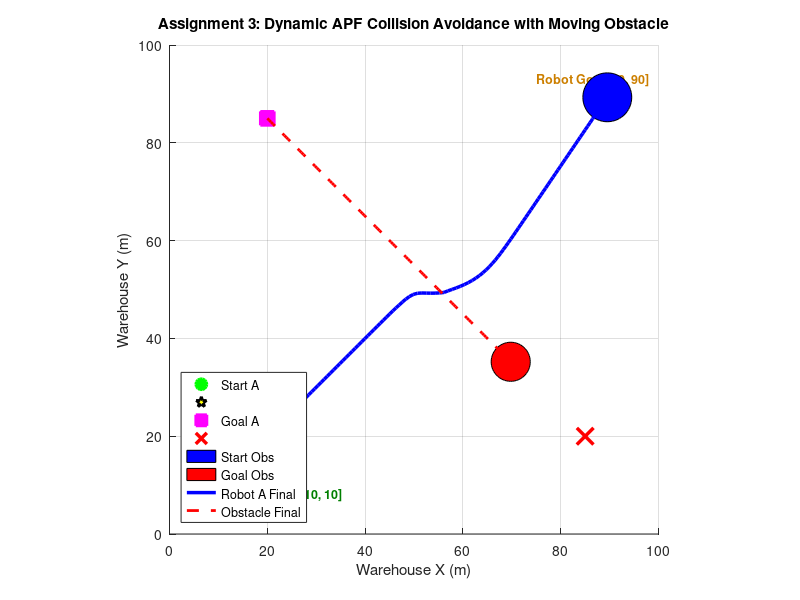

Here is the MATLAB script that generated this plot:
function assignment3_moving_obstacle
    % CS359: Artificial Intelligence for Robotics - Lab Assignment 11
    % Assignment 3: Robot Navigation with a Moving Obstacle
    % Real-world application: Collision avoidance in shared robot workspaces
    %
    % Problem Statement: Develop a dynamic APF simulation in which an autonomous
    % robot avoids a moving obstacle while continuing toward its goal.

    global radius;
    clear M; close all;
    maxSimTime = 1000;
    radius = 5;
    radius_obs = 4;
    figure('Name', 'Assignment 3: Dynamic APF with Moving Obstacle', 'NumberTitle', 'off');
    axis([0 100 0 100]);
    axis equal;
    grid on;
    hold on;
    xlabel('Warehouse X (m)');
    ylabel('Warehouse Y (m)');
    title('Assignment 3: Dynamic APF Collision Avoidance with Moving Obstacle');

    % Positions
    startA = [10, 10];
    goalA = [90, 90];
    startObs = [20, 85];
    goalObs = [85, 20];

    k_att = 1.0;
    k_rep_dyn = 300.0;
    rho_0 = 24.0;
    v_max = 1.8;
    v_obs = 1.1;
    dt = 0.5;
    goal_thresh = 1.2;

    % Static markers
    plot(startA(1), startA(2), 'go', 'MarkerSize', 12, 'LineWidth', 2, 'MarkerFaceColor', 'g');
    text(startA(1)+2, startA(2)-2, 'Robot Start [10, 10]', 'FontSize', 9, 'FontWeight', 'bold', 'Color', [0 0.5 0]);
    plot(goalA(1), goalA(2), 'kp', 'MarkerSize', 16, 'LineWidth', 2, 'MarkerFaceColor', 'y');
    text(goalA(1)-15, goalA(2)+3, 'Robot Goal [90, 90]', 'FontSize', 9, 'FontWeight', 'bold', 'Color', [0.8 0.5 0]);

    plot(startObs(1), startObs(2), 'ms', 'MarkerSize', 10, 'LineWidth', 2, 'MarkerFaceColor', 'm');
    plot(goalObs(1), goalObs(2), 'rx', 'MarkerSize', 12, 'LineWidth', 2.5);

    posA = startA;
    posObs = startObs;
    obs_dir = (goalObs - startObs) / norm(goalObs - startObs);

    trajA = posA;
    trajObs = posObs;
    notMovingA = 0;

    for t = 1:maxSimTime
        % Update moving obstacle
        if norm(goalObs - posObs) > 0.5
            posObs = posObs + obs_dir * v_obs * dt;
        end
        trajObs = [trajObs; posObs];

        % Compute dynamic APF
        [posNewA, finishA] = getPositionA_DynamicAPF(posA, goalA, posObs, obs_dir, radius, radius_obs, k_att, k_rep_dyn, rho_0, v_max, dt, goal_thresh);

        if norm(posNewA - posA) > 1e-4
            posA = posNewA;
            notMovingA = 0;
        else
            notMovingA = notMovingA + 1;
        end
        trajA = [trajA; posA];

        % Draw footprints
        handleA = rectangle('Position', [posA(1)-radius, posA(2)-radius, 2*radius, 2*radius], ...
                            'Curvature', [1 1], 'FaceColor', 'b', 'EdgeColor', 'k');
        handleObs = rectangle('Position', [posObs(1)-radius_obs, posObs(2)-radius_obs, 2*radius_obs, 2*radius_obs], ...
                              'Curvature', [1 1], 'FaceColor', 'r', 'EdgeColor', 'k');
        drawnow;

        if finishA == 1
            fprintf('[Assignment 3] Robot reached destination safely at step %d!\n', t);
            break;
        end
        if notMovingA > 20
            fprintf('[Assignment 3] Robot reached stop condition.\n');
            break;
        end

        delete(handleA);
        delete(handleObs);
    end

    plot(trajA(:, 1), trajA(:, 2), 'b-', 'LineWidth', 2.5);
    plot(trajObs(:, 1), trajObs(:, 2), 'r--', 'LineWidth', 2);
    legend('Start A', '', 'Goal A', '', 'Start Obs', 'Goal Obs', 'Robot A Final', 'Obstacle Final', 'Robot A Path', 'Obstacle Path', 'Location', 'southwest');
    hold off;
end

function [posNew, finish] = getPositionA_DynamicAPF(posA, goalA, posObs, obsDir, rA, rObs, k_att, k_rep, rho_0, v_max, dt, thresh)
    distGoal = norm(goalA - posA);
    if distGoal <= thresh
        posNew = goalA;
        finish = 1;
        return;
    end

    % Goal attraction
    if distGoal > 12.0
        F_att = k_att * 12.0 * ((goalA - posA) / distGoal);
    else
        F_att = k_att * (goalA - posA);
    end

    % Dynamic Obstacle Repulsion
    diffObs = posA - posObs;
    distObs = norm(diffObs);
    clearance = max(0.4, distObs - (rA + rObs));

    F_rep = [0, 0];
    if clearance < rho_0
        u_rep = diffObs / distObs;
        rep_mag = k_rep * (1.0/clearance - 1.0/rho_0) * (1.0 / (clearance^2));
        F_rep = rep_mag * u_rep;

        % Lateral evasion to smoothly deflect around moving obstacle
        evasion_dir = [-obsDir(2), obsDir(1)];
        if dot(evasion_dir, diffObs) < 0
            evasion_dir = -evasion_dir;
        end
        F_rep = F_rep + 0.4 * rep_mag * evasion_dir;
    end

    F_total = F_att + F_rep;
    f_norm = norm(F_total);
    if f_norm > 1e-6
        speed = min(v_max, f_norm);
        vel = speed * (F_total / f_norm);
    else
        vel = [0, 0];
    end

    posNew = posA + vel * dt;
    if norm(goalA - posNew) <= thresh
        finish = 1;
    else
        finish = 0;
    end
end
